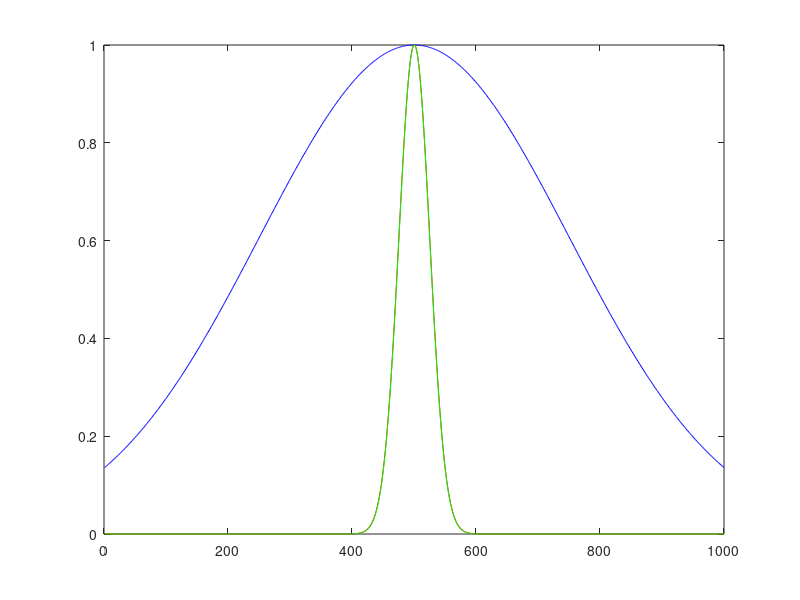

This figure's MATLAB source:

Bsize=1000;
P=1; %Probablility of contact
G=fspecial('gaussian',Bsize,Bsize/4);
A=G(:,Bsize/2); %Axon
A=A/max(A);
D=A; %Dendrites
C=A.*D*P;  %Contacts



reps = 100
for r = 1:reps
    D=C;
    C=A.*D*P;

    plot(A,'b')
    hold on
    plot(D,'r')
    plot(C,'g')
    hold off
    pause
    

end
